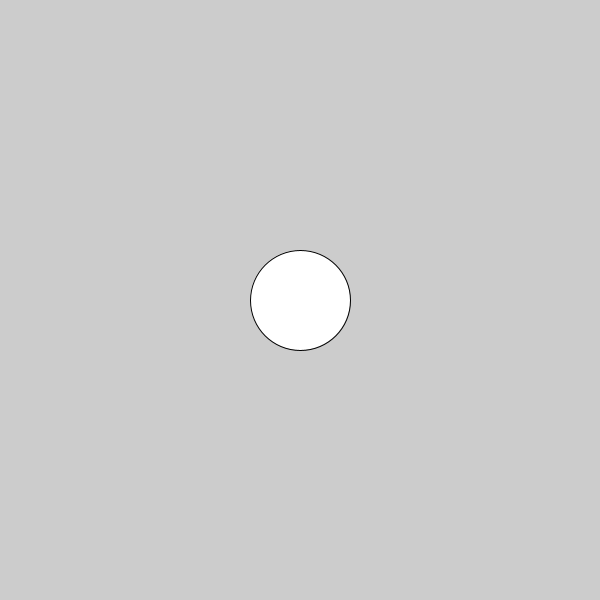
Frame 1 (no input)
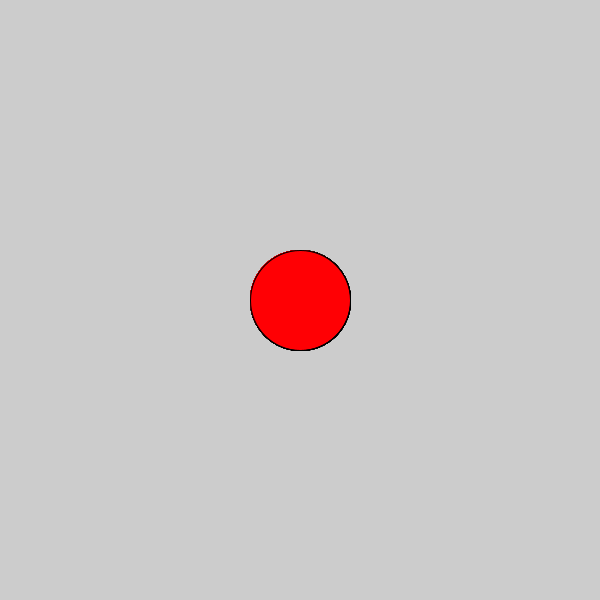
Frame 60 (the mouse pressed at the canvas centre just before this capture)
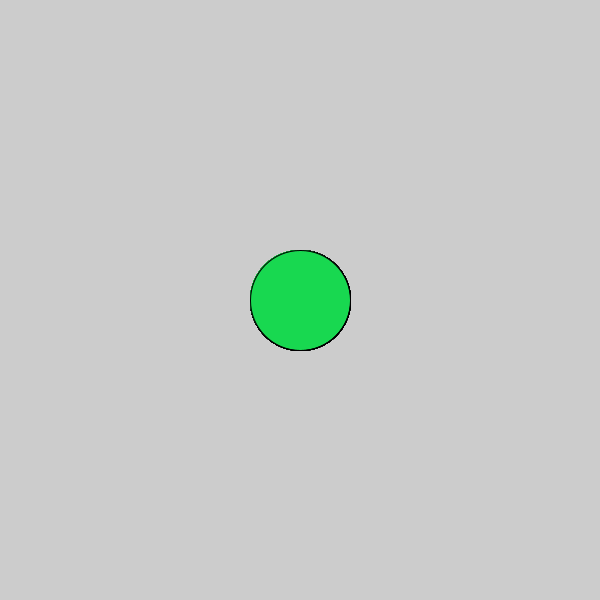
Frame 120 (the mouse held since frame 60 and released just before this capture)

The Processing sketch that drew these frames (run headless with seeded random() and noise(); from frame 60 on, the mouse is pressed at the canvas centre):

// Processing sketch: c_LogicalDot
// ── c_LogicalDot.pde

void setup() {
  
// 1. Set the size of the sketch. Make it 600 pixels square. 
  size(600,600);

}

void draw() {
  
// 2. Draw an ellipse
// Run the program to make sure it works before moving on.
ellipse(300,300,100,100);
if(mousePressed) {
  fill(#18D850);
}else{
  fill(#FF0004);
}
// 3. Change the color of the ellipse when the mouse is pressed.
//    Use the following code, but put your colors where indicated
//    Remember to use the   fill()  command to set colors.

if (mousePressed) {
 
   //  put one color here 
  
} else {
  
   // put a different color here
  
}  
  
  
  
}
